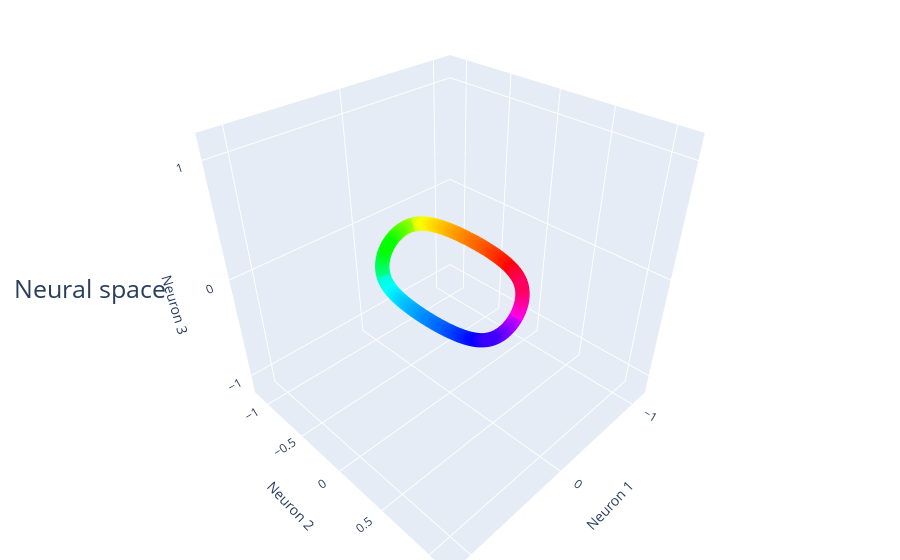

The cell this chart's notebook holds for it:
### Markdown cell above
### Encode points in higher dimensional space using encoding matrix $A: \mathbb{R}^2 \to \mathbb{R}^3$

### Code cell
transformed_encoding_vectors = synthetic.encode_points(encoding_matrix.T,encoding_matrix)

vectors = [transformed_encoding_vectors[:, i] for i in range(N)]

encoded_data = synthetic.encode_points(data, encoding_matrix)

scales = gs.array([1,3,1])
#sigmoid_data = synthetic.scaled_tanh(encoded_data, scales)
sigmoid_data = synthetic.apply_nonlinearity(encoded_data, 'sigmoid',scales=scales)

x = sigmoid_data[:,0]
y = sigmoid_data[:,1]
z = sigmoid_data[:,2]

scatter = go.Scatter3d(x=x, y=y, z=z, mode='markers', marker=dict(size=5,color=colors),name='Neural activations')

fig = go.Figure(data=scatter)

fig.update_layout(
    title={
        'text': "Neural space",
        'y':0.5,
        'x':0.1,
        'xanchor': 'center',
        'yanchor': 'top',
        'font': dict(
            size=25
        )
    },
    scene=dict(
        aspectmode='cube',
        xaxis=dict(range=[-1.2, 1.2], title='Neuron 1'),
        yaxis=dict(range=[-1.2, 1.2], title='Neuron 2'),
        zaxis=dict(range=[-1.2, 1.2], title='Neuron 3')
    ),
    margin=dict(l=0, r=0, b=0, t=0)
)

fig.show()

### Figure 1 — Plotly figure (JSON) as saved in the notebook; plotly's stock layout.template omitted (floating-point values rounded to 4 significant figures; data arrays with more than 128 entries replaced by an {"elided": "..."} marker saying what was removed)
{"data": [{"marker": {"color": {"elided": "1000x4 float values"}, "size": 5}, "mode": "markers", "name": "Neural activations", "type": "scatter3d", "x": {"elided": "1000 float values"}, "y": {"elided": "1000 float values"}, "z": {"elided": "1000 float values"}}], "layout": {"margin": {"b": 0, "l": 0, "r": 0, "t": 0}, "scene": {"aspectmode": "cube", "xaxis": {"range": [-1.2, 1.2], "title": {"text": "Neuron 1"}}, "yaxis": {"range": [-1.2, 1.2], "title": {"text": "Neuron 2"}}, "zaxis": {"range": [-1.2, 1.2], "title": {"text": "Neuron 3"}}}, "title": {"font": {"size": 25}, "text": "Neural space", "x": 0.1, "xanchor": "center", "y": 0.5, "yanchor": "top"}}}
